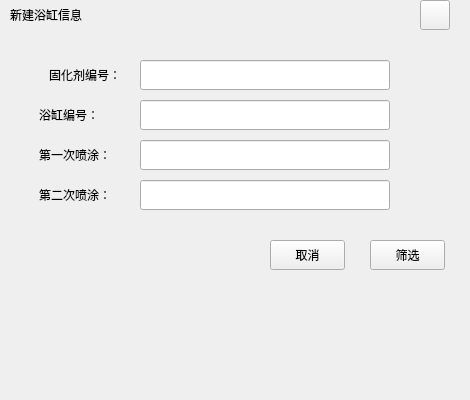
<?xml version="1.0" encoding="UTF-8"?>
<ui version="4.0">
 <class>CuringCosSele</class>
 <widget class="QWidget" name="CuringCosSele">
  <property name="geometry">
   <rect>
    <x>0</x>
    <y>0</y>
    <width>470</width>
    <height>400</height>
   </rect>
  </property>
  <property name="windowTitle">
   <string>Form</string>
  </property>
  <widget class="QLineEdit" name="Second">
   <property name="geometry">
    <rect>
     <x>140</x>
     <y>180</y>
     <width>250</width>
     <height>30</height>
    </rect>
   </property>
  </widget>
  <widget class="QPushButton" name="CloseBtn">
   <property name="geometry">
    <rect>
     <x>420</x>
     <y>0</y>
     <width>30</width>
     <height>30</height>
    </rect>
   </property>
   <property name="text">
    <string/>
   </property>
  </widget>
  <widget class="QLabel" name="UserLab_2">
   <property name="geometry">
    <rect>
     <x>39</x>
     <y>140</y>
     <width>101</width>
     <height>30</height>
    </rect>
   </property>
   <property name="text">
    <string>第一次喷涂：</string>
   </property>
  </widget>
  <widget class="QLineEdit" name="First">
   <property name="geometry">
    <rect>
     <x>140</x>
     <y>140</y>
     <width>250</width>
     <height>30</height>
    </rect>
   </property>
  </widget>
  <widget class="QLineEdit" name="CurAgeID">
   <property name="geometry">
    <rect>
     <x>140</x>
     <y>60</y>
     <width>250</width>
     <height>30</height>
    </rect>
   </property>
  </widget>
  <widget class="QLabel" name="UserLab_1">
   <property name="geometry">
    <rect>
     <x>39</x>
     <y>100</y>
     <width>101</width>
     <height>30</height>
    </rect>
   </property>
   <property name="text">
    <string>浴缸编号：</string>
   </property>
  </widget>
  <widget class="QLineEdit" name="BathTubID">
   <property name="geometry">
    <rect>
     <x>140</x>
     <y>100</y>
     <width>250</width>
     <height>30</height>
    </rect>
   </property>
  </widget>
  <widget class="QLabel" name="TitleLab">
   <property name="geometry">
    <rect>
     <x>0</x>
     <y>10</y>
     <width>461</width>
     <height>31</height>
    </rect>
   </property>
   <property name="text">
    <string/>
   </property>
  </widget>
  <widget class="QLabel" name="UserLab_4">
   <property name="geometry">
    <rect>
     <x>39</x>
     <y>180</y>
     <width>101</width>
     <height>30</height>
    </rect>
   </property>
   <property name="text">
    <string>第二次喷涂：</string>
   </property>
  </widget>
  <widget class="QPushButton" name="CancleBtn">
   <property name="geometry">
    <rect>
     <x>270</x>
     <y>240</y>
     <width>75</width>
     <height>30</height>
    </rect>
   </property>
   <property name="text">
    <string>取消</string>
   </property>
  </widget>
  <widget class="QLabel" name="UserLab_3">
   <property name="geometry">
    <rect>
     <x>49</x>
     <y>60</y>
     <width>91</width>
     <height>30</height>
    </rect>
   </property>
   <property name="text">
    <string>固化剂编号：</string>
   </property>
  </widget>
  <widget class="QLabel" name="label">
   <property name="geometry">
    <rect>
     <x>10</x>
     <y>0</y>
     <width>151</width>
     <height>30</height>
    </rect>
   </property>
   <property name="text">
    <string>新建浴缸信息</string>
   </property>
  </widget>
  <widget class="QPushButton" name="SeleBtn">
   <property name="geometry">
    <rect>
     <x>370</x>
     <y>240</y>
     <width>75</width>
     <height>30</height>
    </rect>
   </property>
   <property name="text">
    <string>筛选</string>
   </property>
  </widget>
  <widget class="QLabel" name="InerLab">
   <property name="geometry">
    <rect>
     <x>50</x>
     <y>80</y>
     <width>401</width>
     <height>231</height>
    </rect>
   </property>
   <property name="styleSheet">
    <string notr="true"/>
   </property>
   <property name="text">
    <string/>
   </property>
  </widget>
  <zorder>InerLab</zorder>
  <zorder>TitleLab</zorder>
  <zorder>Second</zorder>
  <zorder>CloseBtn</zorder>
  <zorder>UserLab_2</zorder>
  <zorder>First</zorder>
  <zorder>CurAgeID</zorder>
  <zorder>UserLab_1</zorder>
  <zorder>BathTubID</zorder>
  <zorder>UserLab_4</zorder>
  <zorder>CancleBtn</zorder>
  <zorder>UserLab_3</zorder>
  <zorder>label</zorder>
  <zorder>SeleBtn</zorder>
 </widget>
 <resources/>
 <connections/>
</ui>
